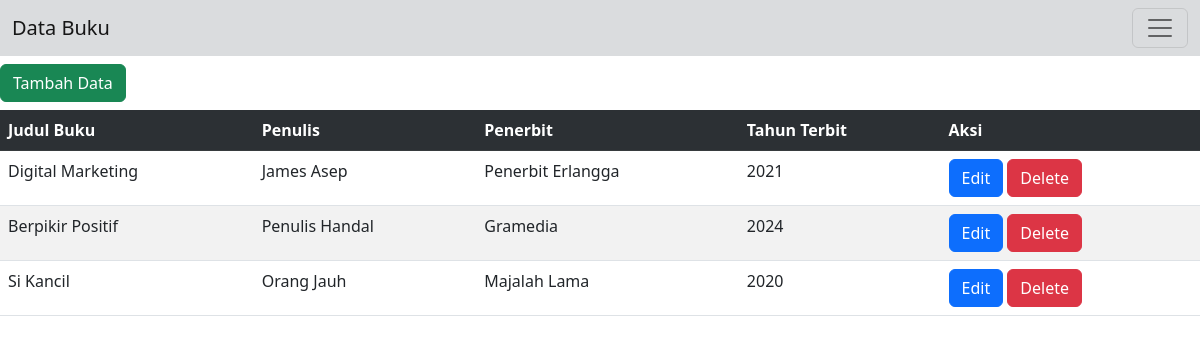
The page /Buku.php on the database its author committed.
### tables this page shows
CREATE TABLE `buku` (
  `id_buku` int(11) NOT NULL,
  `judul_buku` varchar(500) NOT NULL,
  `penulis` varchar(500) NOT NULL,
  `penerbit` varchar(250) NOT NULL,
  `tahun_terbit` int(11) NOT NULL
);

### Model.php (called while the page is built, shortened)
<?php
function GetAllDataBuku($pdo)
{
    $sql = "SELECT * FROM buku";
    $statement = $pdo->prepare($sql);
    $statement->execute();
    $bukus = $statement->fetchAll(PDO::FETCH_OBJ);
    return $bukus;
}

### Buku.php (the view, shortened to what this page needs)
<?php
require 'Model.php';
require 'Koneksi.php';
?>
<!doctype html>
<html lang="en">
<head>
    <link href="https://cdn.jsdelivr.net/npm/bootstrap@5.2.0-beta1/dist/css/bootstrap.min.css" rel="stylesheet">
</head>
<body>
    <nav class="navbar navbar-inverse bg-secondary bg-opacity-25">
        <div class="container-fluid">
            <a class="navbar-brand" href="#">Data Buku</a>
            <button class="navbar-toggler" type="button" data-bs-toggle="collapse" data-bs-target="#navbarSupportedContent" aria-controls="navbarSupportedContent" aria-expanded="false" aria-label="Toggle navigation">
                <span class="navbar-toggler-icon"></span>
            </button>
        </div>
    </nav>
    <a href='BukuForm.php?form=tambah'><button class="btn btn-success text-white mt-2">Tambah Data</button></a>
    <table class="table table-striped mt-2">
        <tr class="table-dark">
            <th scope="col">Judul Buku</th>
            <th scope="col">Penulis</th>
            <th scope="col">Penerbit</th>
            <th scope="col">Tahun Terbit</th>
            <th scope="col">Aksi</th>
        </tr>
        <?php foreach (GetAllDataBuku($conn) as $row) : ?>
            <tr>
                <td><?= $row->judul_buku; ?></td>
                <td><?= $row->penulis; ?></td>
                <td><?= $row->penerbit; ?></td>
                <td><?= $row->tahun_terbit; ?></td>
                <td>
                    <a href='BukuForm.php?id_buku=<?= $row->id_buku ?>&form=update'><button class="btn btn-primary text-white">Edit</button></a>
                    <a href='BukuForm.php?id_buku=<?= $row->id_buku ?>&form=delete' onclick="return confirm('Yakin hapus data yang dipilih?')"><button type="button" class="btn btn-danger">Delete</button></a>
                </td>
            </tr>
        <?php endforeach; ?>
    </table>
</body>
</html>

### rows shown on the page
buku: judul_buku "Digital Marketing", penulis "James Asep", penerbit "Penerbit Erlangga", tahun_terbit "2021"
buku: judul_buku "Berpikir Positif", penulis "Penulis Handal", penerbit "Gramedia", tahun_terbit "2024"
buku: judul_buku "Si Kancil", penulis "Orang Jauh", penerbit "Majalah Lama", tahun_terbit "2020"
